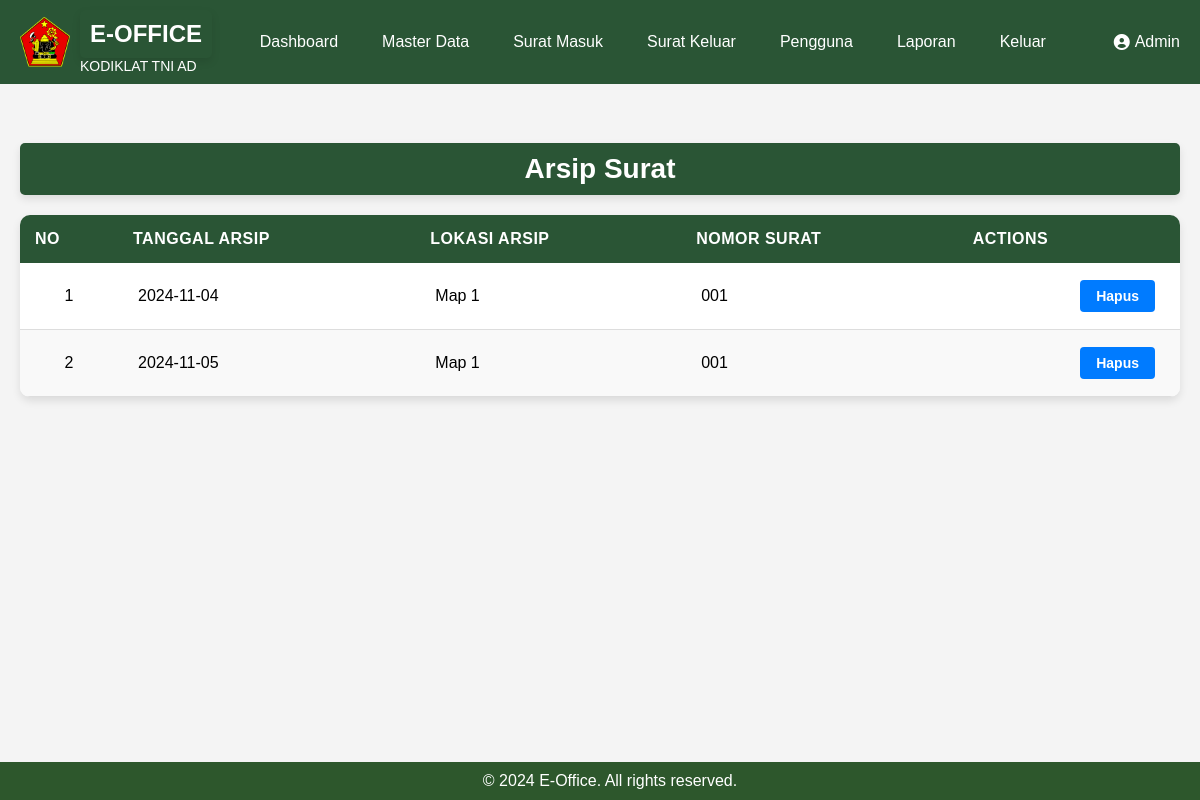
/Beranda/arsip_sm.php, run on the app's committed database.
### tables this page shows
CREATE TABLE `tb_arsip_surat` (
  `id_arsip` int(11) NOT NULL,
  `id_sm` int(11) NOT NULL,
  `sk_id` int(11) NOT NULL,
  `tgl_arsip` date NOT NULL,
  `lokasi_arsip` varchar(50) NOT NULL,
  `no_sm` varchar(100) NOT NULL
);

### Beranda/arsip_sm.php (the view, shortened to what this page needs)
<?php
include 'koneksi.php';
?>
<!DOCTYPE html>
<html lang="en">
<head>
    <link rel="stylesheet" href="arsip.css">
    <link rel="stylesheet" href="https://cdnjs.cloudflare.com/ajax/libs/font-awesome/6.0.0-beta3/css/all.min.css">
</head>
<body>
    <div class="header">
        <div class="logo">
            <img src="../image/logo.png" alt="Logo" />
            <div class="logo-text">
                <h1>E-OFFICE</h1>
                <p>KODIKLAT TNI AD</p>
            </div>
        </div>
        <nav>
            <ul>
                <li><a href="index.php">Dashboard</a></li>
                <li class="dropdown">
                    <a href="" class="dropbtn">Master Data</a>
                </li>
                <li><a href="surat_masuk.php">Surat Masuk</a></li>
                <li><a href="surat_keluar.php">Surat Keluar</a></li>
                <li><a href="pengguna.php">Pengguna</a></li>
                <li class="dropdown">
                    <a href="" class="dropbtn">Laporan</a>
                </li>
                <li><a href="login.php">Keluar</a></li>
            </ul>
        </nav>
        <div class="admin-profile">
            <i class="fas fa-user-circle"></i>
            <span>Admin</span>
        </div>
    </div>
    <main class="container">
        <h1>Arsip Surat</h1>
        <table class="table table-striped">
            <thead>
                <tr>
                    <th>No</th>
                    <th>Tanggal Arsip</th>
                    <th>Lokasi Arsip</th>
                    <th>Nomor Surat</th>
                    <th>Actions</th>
                </tr>
            </thead>
            <tbody>
                <?php
                $sql = "SELECT * FROM tb_arsip_surat";
                $result = $koneksi->query($sql);
                if ($result->num_rows > 0) {
                    $no = 1;
                    while ($row = $result->fetch_assoc()) {
                        echo "<tr>
                            <td>{$no}</td>
                            <td>{$row['tgl_arsip']}</td>
                            <td>{$row['lokasi_arsip']}</td>
                            <td>{$row['no_sm']}</td>
                            <td>
                                <a href='hapus_arsip_sm.php?id={$row['id_arsip']}' class='btn-arsip' onclick='return confirm(\"Yakin ingin menghapus data?\")'>Hapus</a>
                            </td>
                        </tr>";
                        $no++;
                    }
                } else {
                    echo "<tr><td colspan='5'>No records found</td></tr>";
                }
                ?>
            </tbody>
        </table>
    </main>
    <footer>
        <p>&copy; 2024 E-Office. All rights reserved.</p>
    </footer>
</body>
</html>

### Beranda/arsip.css (style rules this page uses)
body { font-family: Arial, sans-serif; background-color: #f4f4f4; margin: 0; padding: 0; }
.header { display: flex; justify-content: space-between; align-items: center; padding: 10px 20px; background-color: #2a5535; color: white; }
.logo { display: flex; align-items: center; }
.logo img { width: 50px; height: 50px; }
.logo-text { margin-left: 10px; }
.logo-text h1 { font-size: 24px; margin: 0; }
.logo-text p { font-size: 14px; margin: 0; }
nav ul { list-style: none; padding: 0; margin: 0; display: flex; }
nav ul li { margin-right: 20px; position: relative; }
nav ul li a { color: white; text-decoration: none; font-size: 16px; padding: 8px 12px; display: block; transition: background-color 0.3s ease; }
nav ul li { position: relative; }
.admin-profile { display: flex; align-items: center; color: white; font-size: 16px; }
.admin-profile i { margin-right: 5px; }
.container { padding: 20px; margin-top: 20px; }
h1 { color: white; text-align: center; margin-bottom: 20px; font-size: 28px; font-weight: 600; background-color: #2a5535; padding: 10px; border-radius: 5px; box-shadow: 0px 4px 8px rgba(0, 0, 0, 0.1); }
.table { width: 100%; border-collapse: collapse; background-color: white; margin-bottom: 20px; box-shadow: 0px 4px 8px rgba(0, 0, 0, 0.1); border-radius: 10px; overflow: hidden; }
.table thead th { background-color: #2a5535; color: white; padding: 15px; text-align: left; font-weight: 600; letter-spacing: 0.5px; text-transform: uppercase; }
.table tbody tr { transition: background-color 0.3s ease; }
.table tbody tr:nth-child(even) { background-color: #f9f9f9; }
.table td { padding: 15px; text-align: left; border-bottom: 1px solid #ddd; }
.table td:first-child { text-align: center; }
.table td:last-child { text-align: right; }
.table td { padding: 12px 20px; }
.table tbody td { vertical-align: middle; }
.btn-arsip { display: inline-block; padding: 8px 16px; margin: 5px; font-size: 14px; font-weight: bold; text-align: center; text-decoration: none; border: none; border-radius: 4px; background-color: #007bff; color: #fff; transition: background-color 0.3s ease, transform 0.2s ease; }
footer { background-color: #2d572c; color: white; text-align: center; padding: 10px; position: fixed; width: 100%; bottom: 0; }
footer p { margin: 0; }

### data on the page
tb_arsip_surat: tgl_arsip "2024-11-04", lokasi_arsip "Map 1", no_sm "001"
tb_arsip_surat: tgl_arsip "2024-11-05", lokasi_arsip "Map 1", no_sm "001"
